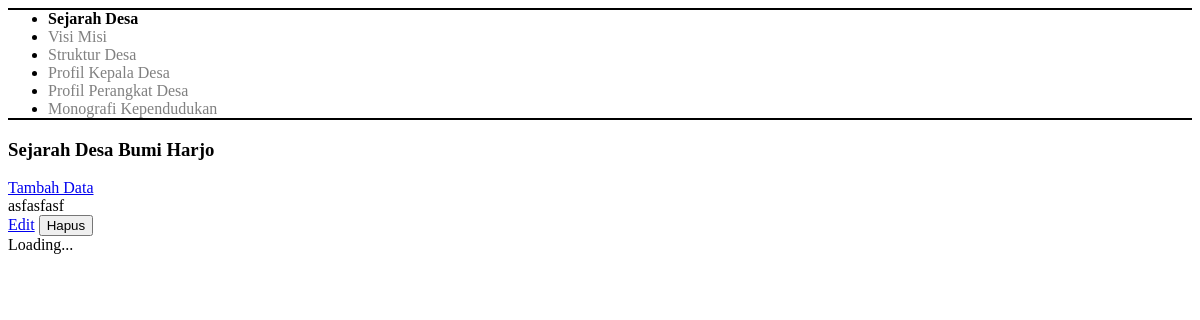
/admin/profile_desa/profil_desa.php, run on an earlier commit of the app's database.
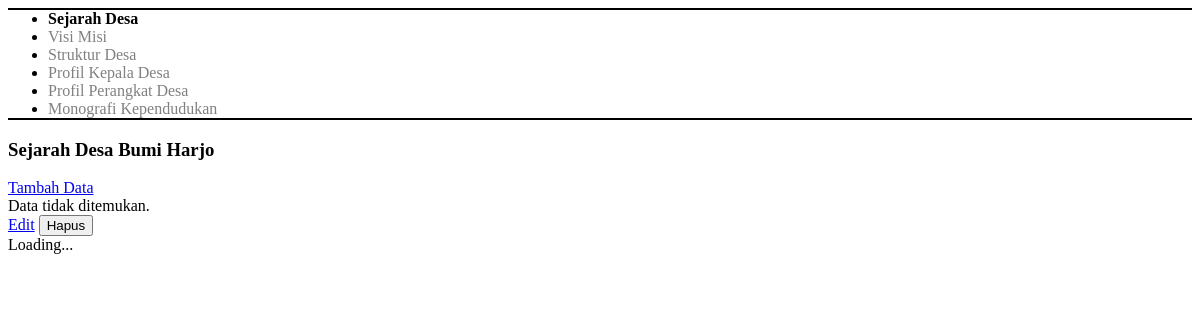
And on a later commit of the database.
### tables this page shows
CREATE TABLE `tb_profil_desa` (
  `id_profil_desa` int NOT NULL,
  `sejarah_desa` text,
  `visi_desa` text,
  `misi_desa` text,
  `struktur_desa` blob,
  `monografi_kependudukan` varchar(300) DEFAULT NULL
);

### admin/profile_desa/sejarah.php (the view, shortened to what this page needs)
<?php
include $_SERVER['DOCUMENT_ROOT'] . '/db_connect.php';
$sql = "SELECT sejarah_desa FROM tb_profil_desa LIMIT 1";
$result = $conn->query($sql);
$row = $result->fetch_assoc();
$sejarah = $row['sejarah_desa'] ?? 'Data tidak ditemukan.';
?>
<div class="d-flex flex-column">
    <div class="d-flex flex-column text-center">
        <h3>Sejarah Desa Bumi Harjo</h3>
        <div class="d-flex flex-row justify-content-end my-2">
            <a href="/admin/admin_dashboard.php?page=profile_desa/profil_desa&subpage=sejarah/tambah_data_sejarah" class="fw-bold text-decoration-none text-success" id="tambah-data-link">Tambah Data</a>
        </div>
        <div class="sejarah rounded-2 border-2 border-black border p-2 mb-2 text-start">
            <?= htmlspecialchars($sejarah); ?>
        </div>
    </div>
    <div class="d-flex flex-row justify-content-end">
        <a href="/admin/admin_dashboard.php?page=profile_desa/profil_desa&subpage=sejarah/edit_data_sejarah" class="btn btn-primary me-2">Edit</a>
        <form method="POST" onsubmit="return confirm('Apakah Anda yakin ingin menghapus data ini?');" style="display:inline;">
            <button type="submit" class="btn btn-danger">Hapus</button>
        </form>
    </div>
</div>
<div id="loading-spinner" style="display:none;">Loading...</div>

What changed in the data, as far as the page shows it:
removed tb_profil_desa: sejarah_desa "asfasfasf"
Also different on the page:
$sejarah: (not shown) → "Data tidak ditemukan."
